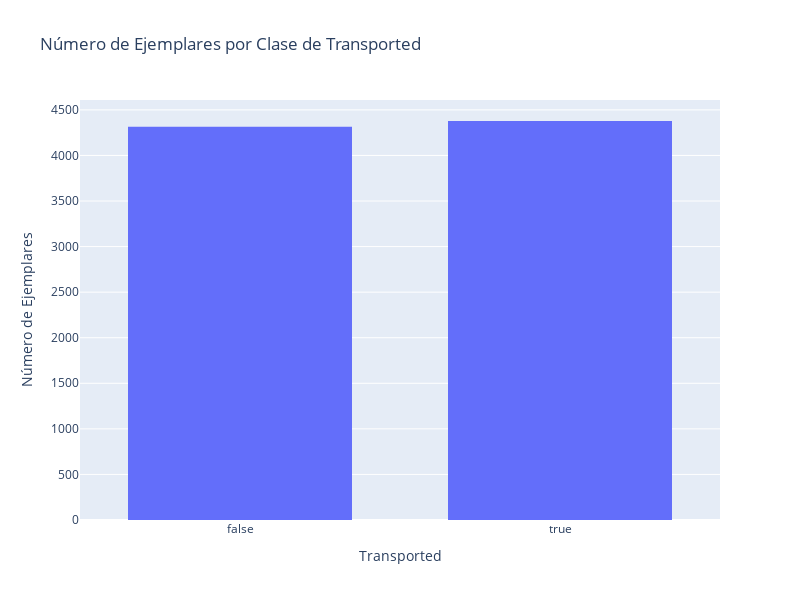

Notebook cell for this chart:
### Code cell
# Crear el gráfico de barras interactivo
fig_bars = px.histogram(df, x='Transported', 
                        title='Número de Ejemplares por Clase de Transported',
                        labels={'Transported': 'Transported'},
                        category_orders={'Transported': [0, 1]})

# Configurar el diseño
fig_bars.update_layout(
    xaxis_title='Transported',
    yaxis_title='Número de Ejemplares',
    xaxis=dict(tickmode='linear', tickvals=[0, 1]),  # Asegura que ambos ticks estén visibles
    bargap=0.3,  # Ajusta el espacio entre barras
    width=800,   # Ajusta el ancho del gráfico
    height=600   # Ajusta la altura del gráfico
)

# Mostrar el gráfico
fig_bars.show()

### Figure 1 — Plotly figure (JSON) as saved in the notebook; plotly's stock layout.template omitted (floating-point values rounded to 4 significant figures; data arrays with more than 128 entries replaced by an {"elided": "..."} marker saying what was removed)
{"data": [{"alignmentgroup": "True", "bingroup": "x", "hovertemplate": "Transported=%{x}<br>count=%{y}<extra></extra>", "legendgroup": "", "marker": {"color": "#636efa", "pattern": {"shape": ""}}, "name": "", "offsetgroup": "", "orientation": "v", "showlegend": false, "type": "histogram", "x": {"elided": "8693 bool values"}, "xaxis": "x", "yaxis": "y"}], "layout": {"bargap": 0.3, "barmode": "relative", "height": 600, "legend": {"tracegroupgap": 0}, "title": {"text": "Número de Ejemplares por Clase de Transported"}, "width": 800, "xaxis": {"anchor": "y", "categoryarray": [0, 1], "categoryorder": "array", "domain": [0, 1], "tickmode": "linear", "tickvals": [0, 1], "title": {"text": "Transported"}}, "yaxis": {"anchor": "x", "domain": [0, 1], "title": {"text": "Número de Ejemplares"}}}}
